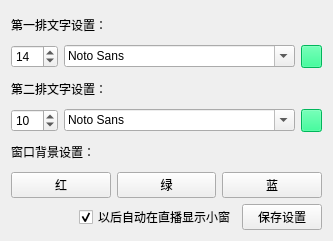
<?xml version="1.0" encoding="UTF-8"?>
<ui version="4.0">
 <class>Form</class>
 <widget class="QWidget" name="Form">
  <property name="geometry">
   <rect>
    <x>0</x>
    <y>0</y>
    <width>310</width>
    <height>241</height>
   </rect>
  </property>
  <property name="windowTitle">
   <string>显示设置</string>
  </property>
  <layout class="QVBoxLayout" name="verticalLayout">
   <item>
    <widget class="QLabel" name="label">
     <property name="toolTip">
      <string>&lt;html&gt;&lt;head/&gt;&lt;body&gt;&lt;p&gt;这里显示的是正在播放的歌名~&lt;/p&gt;&lt;/body&gt;&lt;/html&gt;</string>
     </property>
     <property name="whatsThis">
      <string>&lt;html&gt;&lt;head/&gt;&lt;body&gt;&lt;p&gt;&lt;br/&gt;&lt;/p&gt;&lt;/body&gt;&lt;/html&gt;</string>
     </property>
     <property name="text">
      <string>第一排文字设置：</string>
     </property>
    </widget>
   </item>
   <item>
    <layout class="QGridLayout" name="gridLayout_3">
     <item row="0" column="2">
      <widget class="QPushButton" name="firstSelect">
       <property name="minimumSize">
        <size>
         <width>21</width>
         <height>23</height>
        </size>
       </property>
       <property name="maximumSize">
        <size>
         <width>21</width>
         <height>23</height>
        </size>
       </property>
       <property name="toolTip">
        <string>&lt;html&gt;&lt;head/&gt;&lt;body&gt;&lt;p&gt;选择颜色&lt;/p&gt;&lt;/body&gt;&lt;/html&gt;</string>
       </property>
       <property name="whatsThis">
        <string>&lt;html&gt;&lt;head/&gt;&lt;body&gt;&lt;p&gt;&lt;br/&gt;&lt;/p&gt;&lt;/body&gt;&lt;/html&gt;</string>
       </property>
       <property name="styleSheet">
        <string notr="true">background-color: rgb(0, 255, 127);</string>
       </property>
       <property name="text">
        <string/>
       </property>
      </widget>
     </item>
     <item row="0" column="0">
      <widget class="QSpinBox" name="firstSpin">
       <property name="toolTip">
        <string>&lt;html&gt;&lt;head/&gt;&lt;body&gt;&lt;p&gt;选择字号&lt;/p&gt;&lt;/body&gt;&lt;/html&gt;</string>
       </property>
       <property name="whatsThis">
        <string>&lt;html&gt;&lt;head/&gt;&lt;body&gt;&lt;p&gt;&lt;br/&gt;&lt;/p&gt;&lt;/body&gt;&lt;/html&gt;</string>
       </property>
       <property name="minimum">
        <number>1</number>
       </property>
       <property name="maximum">
        <number>200</number>
       </property>
       <property name="value">
        <number>14</number>
       </property>
      </widget>
     </item>
     <item row="0" column="1">
      <widget class="QFontComboBox" name="firstFont">
       <property name="currentFont">
        <font>
         <family>微软雅黑</family>
        </font>
       </property>
      </widget>
     </item>
    </layout>
   </item>
   <item>
    <widget class="QLabel" name="label_2">
     <property name="toolTip">
      <string>&lt;html&gt;&lt;head/&gt;&lt;body&gt;&lt;p&gt;这里显示的是下一首将要播放的歌名~&lt;/p&gt;&lt;/body&gt;&lt;/html&gt;</string>
     </property>
     <property name="whatsThis">
      <string>&lt;html&gt;&lt;head/&gt;&lt;body&gt;&lt;p&gt;&lt;br/&gt;&lt;/p&gt;&lt;/body&gt;&lt;/html&gt;</string>
     </property>
     <property name="text">
      <string>第二排文字设置：</string>
     </property>
    </widget>
   </item>
   <item>
    <layout class="QGridLayout" name="gridLayout_2">
     <item row="0" column="0">
      <widget class="QSpinBox" name="secondSpin">
       <property name="toolTip">
        <string>&lt;html&gt;&lt;head/&gt;&lt;body&gt;&lt;p&gt;选择字号&lt;/p&gt;&lt;/body&gt;&lt;/html&gt;</string>
       </property>
       <property name="whatsThis">
        <string>&lt;html&gt;&lt;head/&gt;&lt;body&gt;&lt;p&gt;&lt;br/&gt;&lt;/p&gt;&lt;/body&gt;&lt;/html&gt;</string>
       </property>
       <property name="minimum">
        <number>1</number>
       </property>
       <property name="maximum">
        <number>200</number>
       </property>
       <property name="value">
        <number>10</number>
       </property>
      </widget>
     </item>
     <item row="0" column="1">
      <widget class="QFontComboBox" name="secondFont">
       <property name="currentFont">
        <font>
         <family>华文细黑</family>
        </font>
       </property>
      </widget>
     </item>
     <item row="0" column="2">
      <widget class="QPushButton" name="secondSelect">
       <property name="minimumSize">
        <size>
         <width>21</width>
         <height>23</height>
        </size>
       </property>
       <property name="maximumSize">
        <size>
         <width>21</width>
         <height>23</height>
        </size>
       </property>
       <property name="toolTip">
        <string>&lt;html&gt;&lt;head/&gt;&lt;body&gt;&lt;p&gt;选择颜色&lt;/p&gt;&lt;/body&gt;&lt;/html&gt;</string>
       </property>
       <property name="whatsThis">
        <string>&lt;html&gt;&lt;head/&gt;&lt;body&gt;&lt;p&gt;&lt;br/&gt;&lt;/p&gt;&lt;/body&gt;&lt;/html&gt;</string>
       </property>
       <property name="styleSheet">
        <string notr="true">background-color: rgb(0, 255, 127);</string>
       </property>
       <property name="text">
        <string/>
       </property>
      </widget>
     </item>
    </layout>
   </item>
   <item>
    <widget class="QLabel" name="label_3">
     <property name="text">
      <string>窗口背景设置：</string>
     </property>
    </widget>
   </item>
   <item>
    <layout class="QGridLayout" name="gridLayout">
     <item row="0" column="0">
      <widget class="QPushButton" name="setRedB">
       <property name="text">
        <string>红</string>
       </property>
      </widget>
     </item>
     <item row="0" column="1">
      <widget class="QPushButton" name="setGreenB">
       <property name="text">
        <string>绿</string>
       </property>
      </widget>
     </item>
     <item row="0" column="2">
      <widget class="QPushButton" name="setBuleB">
       <property name="text">
        <string>蓝</string>
       </property>
      </widget>
     </item>
    </layout>
   </item>
   <item>
    <layout class="QGridLayout" name="gridLayout_4">
     <item row="0" column="0">
      <spacer name="horizontalSpacer">
       <property name="orientation">
        <enum>Qt::Horizontal</enum>
       </property>
       <property name="sizeHint" stdset="0">
        <size>
         <width>40</width>
         <height>20</height>
        </size>
       </property>
      </spacer>
     </item>
     <item row="0" column="1">
      <widget class="QCheckBox" name="checkBox">
       <property name="text">
        <string>以后自动在直播显示小窗</string>
       </property>
       <property name="checked">
        <bool>true</bool>
       </property>
      </widget>
     </item>
     <item row="0" column="2">
      <widget class="QPushButton" name="saveB">
       <property name="text">
        <string>保存设置</string>
       </property>
      </widget>
     </item>
    </layout>
   </item>
  </layout>
 </widget>
 <tabstops>
  <tabstop>firstSpin</tabstop>
  <tabstop>firstFont</tabstop>
  <tabstop>firstSelect</tabstop>
  <tabstop>secondSpin</tabstop>
  <tabstop>secondFont</tabstop>
  <tabstop>secondSelect</tabstop>
  <tabstop>setRedB</tabstop>
  <tabstop>setGreenB</tabstop>
  <tabstop>setBuleB</tabstop>
  <tabstop>checkBox</tabstop>
  <tabstop>saveB</tabstop>
 </tabstops>
 <resources/>
 <connections/>
</ui>
